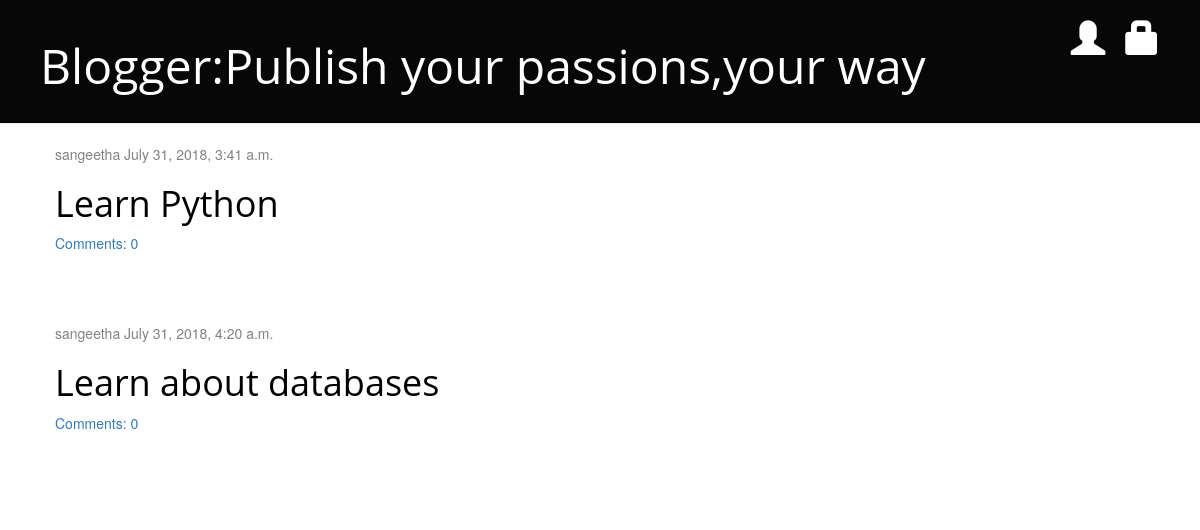
The app's page /, older data.
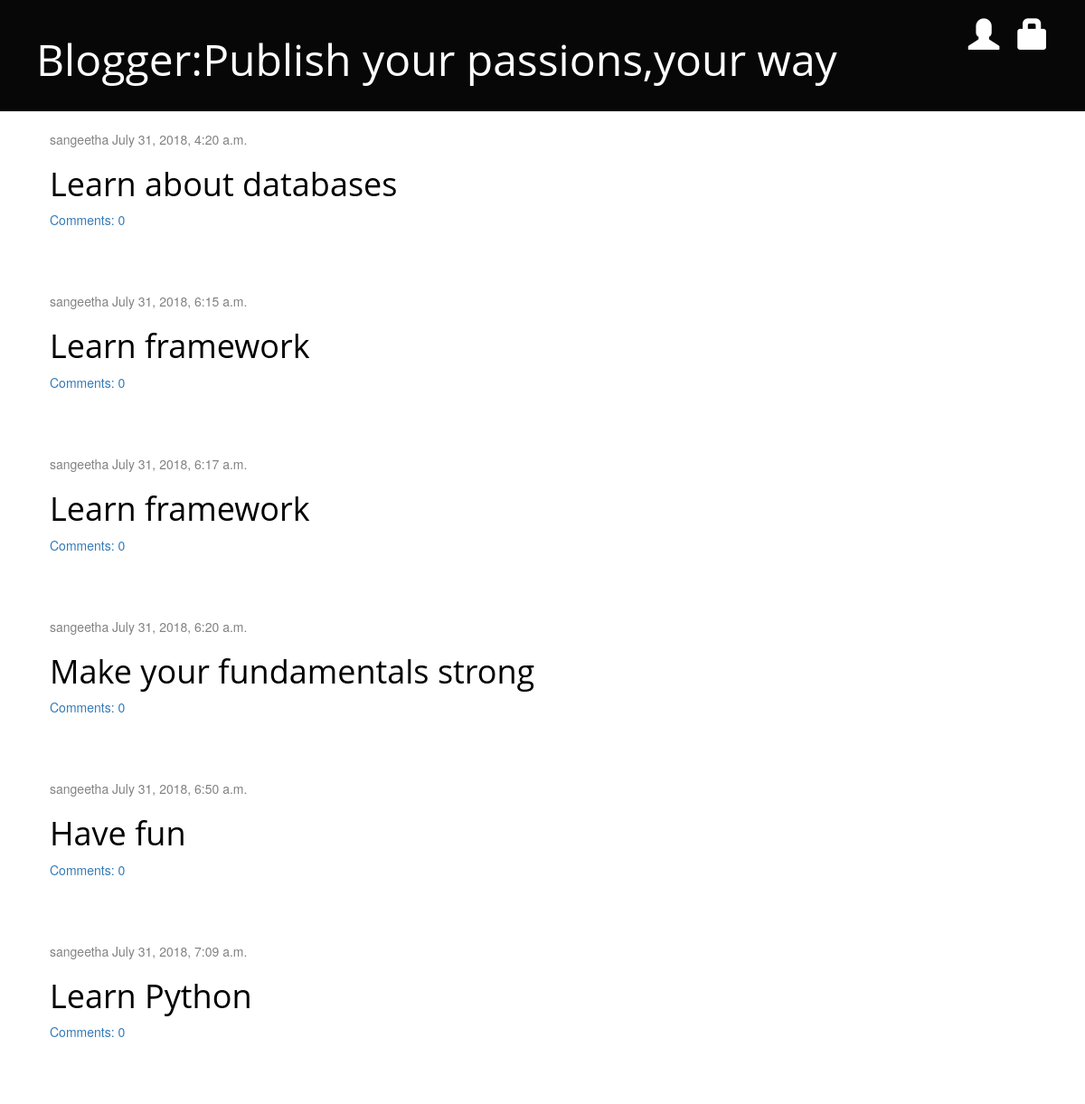
The same page, newer data.
### blog/models.py (models this page shows, shortened)
class Post(models.Model):
    author = models.ForeignKey('auth.User', on_delete=models.CASCADE)
    title = models.CharField(max_length=200)
    text = models.TextField()
    created_date = models.DateTimeField(
            default=timezone.now)
    published_date = models.DateTimeField(
            blank=True, null=True)
    def approved_comments(self):
        return self.comments.filter(approved_comment=True)

### blog/views.py (the view)
# urls.py: path('', views.post_list, name='post_list'),
def post_list(request):
    posts = Post.objects.filter(published_date__lte=timezone.now()).order_by('published_date')
    return render(request, 'blog/post_list.html', {'posts': posts})

### blog/templates/blog/post_list.html
{% extends 'blog/base.html' %}
{% block content %}
    {% for post in posts %}
        <div class="post">
            <div class="date">
                {{ post.author }}
                {{post.published_date }}
            </div>
            <h1><a href="{% url 'post_detail' pk=post.pk %}">{{ post.title }}</a></h1>
            <a href="{% url 'post_detail' pk=post.pk %}">Comments: {{ post.approved_comments.count }}</a>
        </div>
    {% endfor %}
{% endblock %}

### blog/templates/blog/base.html (shortened to what this page needs)
{% load static %}
<html>
    <head>
        <link rel="stylesheet" href="//maxcdn.bootstrapcdn.com/bootstrap/3.2.0/css/bootstrap.min.css">
        <link rel="stylesheet" href="//maxcdn.bootstrapcdn.com/bootstrap/3.2.0/css/bootstrap-theme.min.css">
        <link rel="stylesheet" href="{% static 'css/blog.css' %}">
    </head>
   <body>
  <div class="page-header">
    {% if user.is_authenticated %}
        <a href="{% url 'post_new' %}" class="top-menu"><span class="glyphicon glyphicon-plus"></span></a>
        <a href="{% url 'post_draft_list' %}" class="top-menu"><span class="glyphicon glyphicon-edit"></span></a>
        <p class="top-menu">Hello {{ user.username }} <small>(<a href="{% url 'logout' %}">Log out</a>)</small></p>
    {% else %}
        <a href="{% url 'signup' %}" class="top-menu"><span class="glyphicon glyphicon-lock"></span></a>
        <a href="{% url 'login' %}" class="top-menu"><span class="glyphicon glyphicon-user"></span></a>
    {% endif %}
    <h1><a href="/">Blogger:Publish your passions,your way</a></h1>
</div>
    <div class="content container">
        <div class="row">
            <div class="col-md-8">
            {% block content %}
            {% endblock %}
            </div>
        </div>
    </div>
</body>
</html>

### blog/static/css/blog.css (style rules this page uses)
.page-header { background-color: #070708; margin-top: 0; padding: 20px 20px 20px 40px; }
.page-header h1, .page-header h1 a, .page-header h1 a:visited, .page-header h1 a:active { color: #ffffff; font-size: 36pt; text-decoration: none; }
.content { margin-left: 40px; }
h1, h2, h3, h4 { font-family: 'Open Sans', sans-serif; }
.date { color: #828282; }
.top-menu, .top-menu:hover, .top-menu:visited { color: #ffffff; float: right; font-size: 26pt; margin-right: 20px; }
.post { margin-bottom: 70px; }
.post h1 a, .post h1 a:visited { color: #000000; }

Row changes from the older to the newer data that the page shows:
shown differently, row unchanged: Post "Learn about databases": moves up the list
added Post: author "sangeetha", published_date "July 31, 2018, 6:15 a.m.", title "Learn framework", approved_comments.count "0"
added Post: author "sangeetha", published_date "July 31, 2018, 6:17 a.m.", title "Learn framework", approved_comments.count "0"
added Post: author "sangeetha", published_date "July 31, 2018, 6:20 a.m.", title "Make your fundamentals strong", approved_comments.count "0"
added Post: author "sangeetha", published_date "July 31, 2018, 6:50 a.m.", title "Have fun", approved_comments.count "0"
changed Post "Learn Python": published_date "July 31, 2018, 3:41 a.m." → "July 31, 2018, 7:09 a.m."
